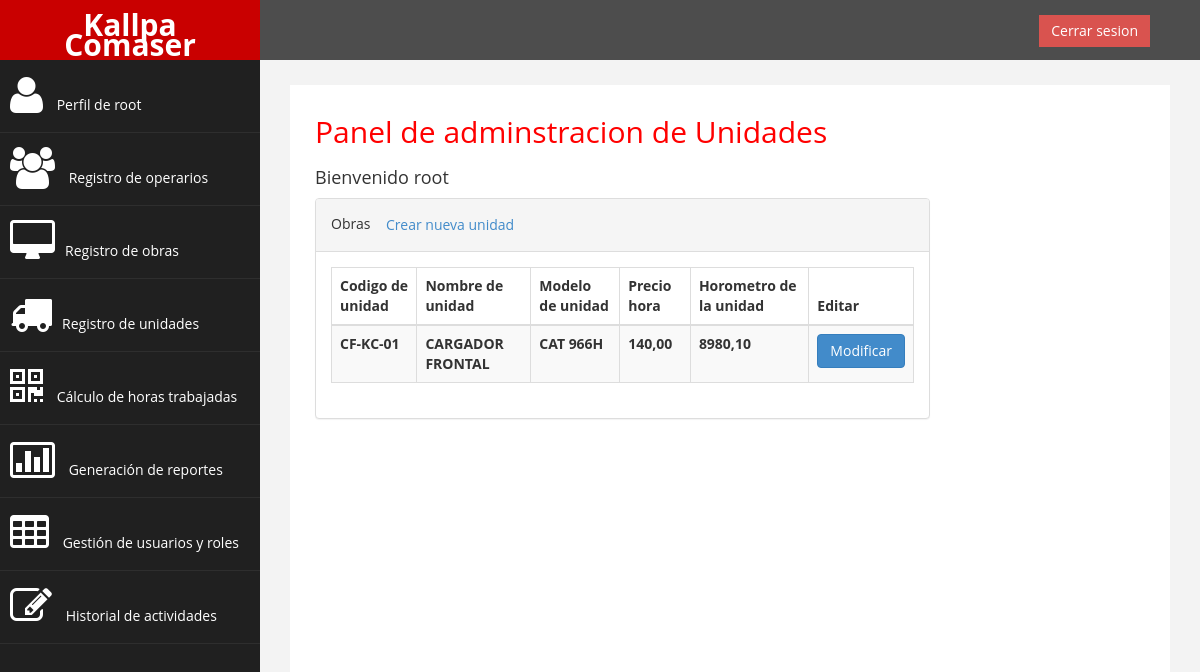
The app's page /listar_unidades/ (signed in), older data.
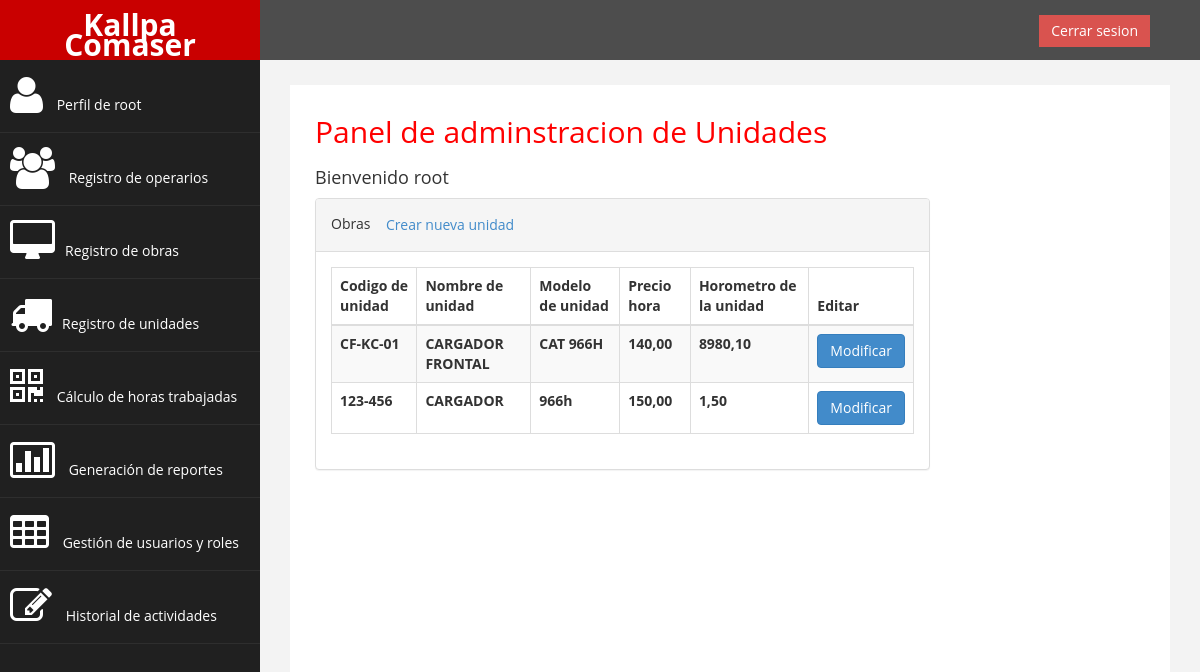
The same page, newer data.
### sistemaLogeo/models.py (models this page shows, shortened)
class UNIDAD(models.Model):
    CodUni = models.CharField(max_length=60, primary_key=True)
    NomUni = models.CharField(max_length=60)
    ModUni = models.CharField(max_length=60)
    PreHor = models.DecimalField(max_digits=10, decimal_places=2)
    HorUni = models.DecimalField(max_digits=10, decimal_places=2)

### sistemaLogeo/views.py (the view)
# urls.py: path('listar_unidades/', listar_unidades, name='listar_unidades'),
@login_required
@user_passes_test(permisoElevados, login_url='/')
def listar_unidades(request):
    unidades = UNIDAD.objects.all()
    return render(request, 'unidades/listar_unidades.html', {'unidades': unidades})

### sistemaLogeo/views.py (called while the page is built)
def permisoElevados(user):
    return user.is_staff or user.is_superuser

### sistemaLogeo/templates/unidades/listar_unidades.html (shortened to what this page needs)
{% extends "base.html" %}
{% block content %}
<div class="col-md-12">
    <h2>Panel de adminstracion de Unidades</h2>
    <h4>Bienvenido {{ user.username }} </h4>
</div>
<div class="col-md-9 col-sm-12 col-xs-12">
    <div class="panel panel-default">
        <div class="panel-heading">
            Obras
            <a href="{% url 'crear_unidad'%}" class="btn square-btn-adjust">Crear nueva unidad</a>
        </div>
        <div class="panel-body">
            <div class="table-responsive">
                <table class="table table-striped table-bordered table-hover">
                    <thead>
                        <tr>
                            <th>Codigo de unidad</th>
                            <th>Nombre de unidad</th>
                            <th>Modelo de unidad</th>
                            <th>Precio hora</th>
                            <th>Horometro de la unidad</th>
                            <th>Editar</th>
                        </tr>
                    </thead>
                    <tbody>
                        {% for unidad in unidades %}
                        <tr>
                            <th>{{ unidad.CodUni }}</th>
                            <th>{{ unidad.NomUni }}</th>
                            <th>{{ unidad.ModUni }}</th>
                            <th>{{ unidad.PreHor }}</th>
                            <th>{{ unidad.HorUni }}</th>
                            <th><a href="{% url 'modificar_unidad' unidad.CodUni %}" class="btn btn-primary">Modificar</a></th>
                        </tr>
                        {% endfor %}
                    </tbody>
                </table>
            </div>
        </div>
    </div>
</div>
{% endblock %}

Row changes from the older to the newer data that the page shows:
added UNIDAD: CodUni "123-456", NomUni "CARGADOR", ModUni "966h", PreHor "150,00", HorUni "1,50"
